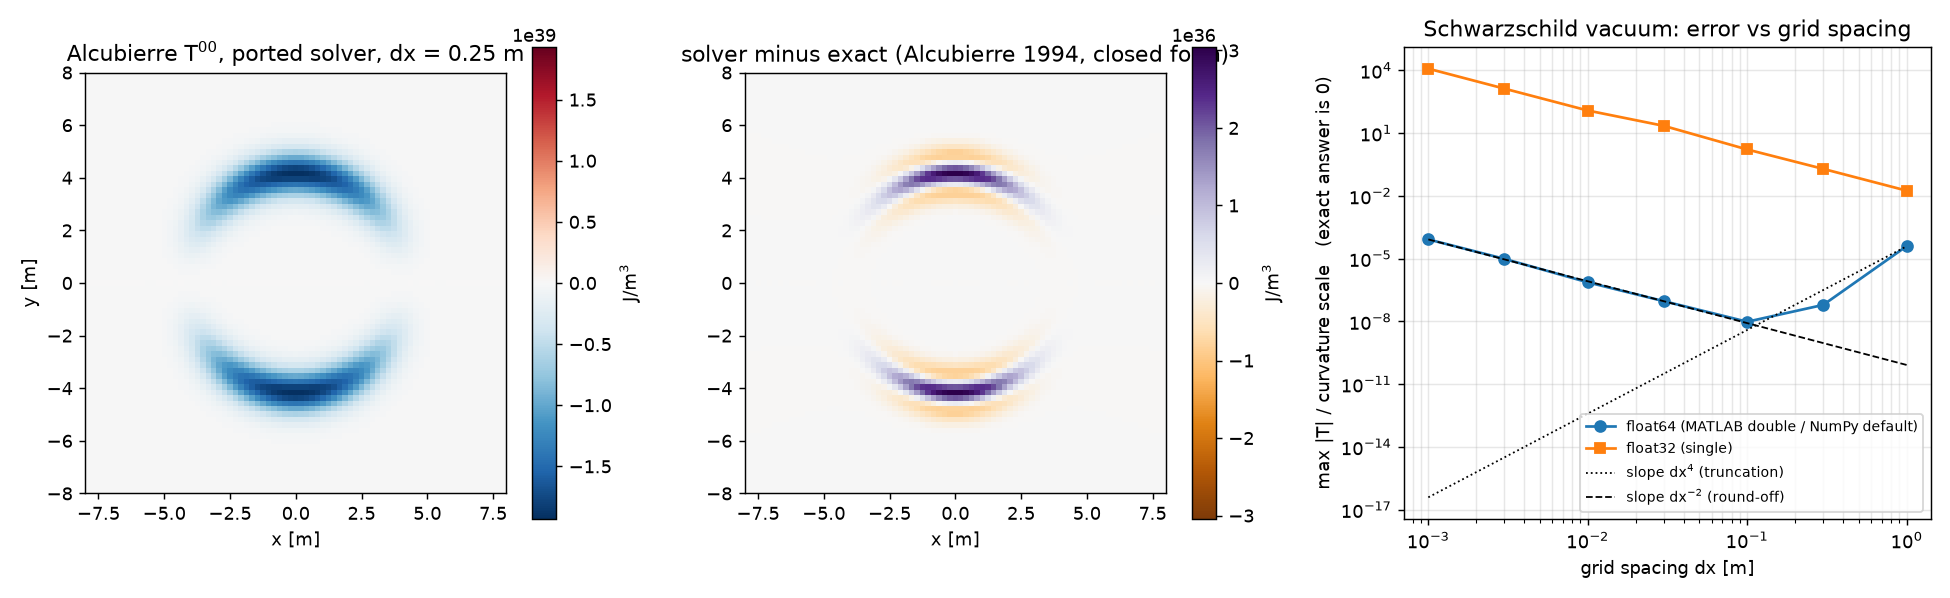

Here is the Python script that generated this plot:
"""
precision_probe.py

WarpFactory's solver arithmetic (Solver/utils/*.m) ported line for line to NumPy,
then run against cases with a known exact answer, so numerical error can be measured.

  Case 0  Minkowski            exact T = 0, must come out exactly zero
  Case A  Alcubierre           T^00 vs Alcubierre's closed-form energy density, three grid spacings
  Case B  Schwarzschild vacuum exact T = 0, so every nonzero digit is numerical error;
                               swept over grid spacing in float64 and float32

Faithful to the MATLAB: same 4th-order stencils and boundary fill, same cofactor inverse,
same Ricci loop structure and operation order, same 1/c factors on time derivatives,
same c^4/(8 pi G) scaling to J/m^3.

Usage:  python precision_probe.py [output.png]
"""
import sys
import time
import numpy as np

c = 2.99792458e8            # Units/Universal Constants/c.m
G = 6.67430e-11             # Units/Universal Constants/G.m
KAPPA = c**4 / (8 * np.pi * G)   # einE.m: J/m^3 per unit Einstein tensor (1/m^2)


# ---------------------------------------------------------------- takeFiniteDifference1.m
def fd1(A, k, delta):
    B = np.zeros_like(A)
    if A.shape[k] >= 5:
        Am = np.moveaxis(A, k, 0)
        Bm = np.moveaxis(B, k, 0)
        Bm[2:-2] = (-(Am[4:] - Am[:-4]) + 8 * (Am[3:-1] - Am[1:-3])) / (12 * delta[k])
        Bm[0] = Bm[2]
        Bm[1] = Bm[2]
        Bm[-2] = Bm[-3]
        Bm[-1] = Bm[-3]
    return B


# ---------------------------------------------------------------- takeFiniteDifference2.m
def fd2(A, k1, k2, delta):
    B = np.zeros_like(A)
    s = A.shape
    if s[k1] >= 5 and s[k2] >= 5:
        if k1 == k2:
            Am = np.moveaxis(A, k1, 0)
            Bm = np.moveaxis(B, k1, 0)
            Bm[2:-2] = (-(Am[4:] + Am[:-4]) + 16 * (Am[3:-1] + Am[1:-3]) - 30 * Am[2:-2]) / (12 * delta[k1] ** 2)
            Bm[0] = Bm[2]
            Bm[1] = Bm[2]
            Bm[-2] = Bm[-3]
            Bm[-1] = Bm[-3]
        else:
            kS, kL = min(k1, k2), max(k1, k2)
            Am = np.moveaxis(A, (kS, kL), (0, 1))
            Bm = np.moveaxis(B, (kS, kL), (0, 1))
            nS, nL = s[kS], s[kL]

            def X(i, j):
                return Am[2 + i:nS - 2 + i, 2 + j:nL - 2 + j]

            # mixed derivative: boundaries stay zero, exactly as in the MATLAB
            Bm[2:-2, 2:-2] = 1 / (12 ** 2 * delta[kL] * delta[kS]) * (
                -(-(X(2, 2) - X(-2, 2)) + 8 * (X(1, 2) - X(-1, 2)))
                + (-(X(2, -2) - X(-2, -2)) + 8 * (X(1, -2) - X(-1, -2)))
                + 8 * (-(X(2, 1) - X(-2, 1)) + 8 * (X(1, 1) - X(-1, 1)))
                - 8 * (-(X(2, -1) - X(-2, -1)) + 8 * (X(1, -1) - X(-1, -1))))
    return B


# ---------------------------------------------------------------- cDet.m / c4Inv.m
def cdet(M):
    h = len(M)
    if h == 2:
        return M[0][0] * M[1][1] - M[0][1] * M[1][0]
    d = 0
    for i in range(h):
        sub = [row[:i] + row[i + 1:] for row in M[1:]]
        d = d + (1 if i % 2 == 0 else -1) * M[0][i] * cdet(sub)
    return d


def c4inv(g):
    det = cdet(g)
    inv = [[None] * 4 for _ in range(4)]
    for i in range(4):
        for j in range(4):
            minor = [[g[r][col] for col in range(4) if col != i] for r in range(4) if r != j]
            inv[i][j] = 1 / det * ((-1) ** (i + j)) * cdet(minor)
    return inv


# ---------------------------------------------------------------- ricciT.m
MIRROR = [(1, 0), (2, 0), (2, 1), (3, 0), (3, 1), (3, 2)]


def ricci_tensor(gu, gl, delta):
    s = gl[0][0].shape
    dt = gl[0][0].dtype
    d1, d2 = {}, {}
    for i in range(4):
        for j in range(i, 4):
            for k in range(4):
                a = fd1(gl[i][j], k, delta)
                if k == 0:
                    a = 1 / c * a
                d1[(i, j, k)] = a
                for n in range(k, 4):
                    b = fd2(gl[i][j], k, n, delta)
                    if (n == 0 and k != 0) or (n != 0 and k == 0):
                        b = 1 / c * b
                    elif n == 0 and k == 0:
                        b = 1 / c ** 2 * b
                    d2[(i, j, k, n)] = b
                    if k != n:
                        d2[(i, j, n, k)] = b
    for k in range(4):
        for (i, j) in MIRROR:
            d1[(i, j, k)] = d1[(j, i, k)]
            for n in range(4):
                d2[(i, j, k, n)] = d2[(j, i, k, n)]

    R = [[None] * 4 for _ in range(4)]
    for i in range(4):
        for j in range(i, 4):
            Rt = np.zeros(s, dtype=dt)
            for a in range(4):
                for b in range(4):
                    R2 = np.zeros(s, dtype=dt)
                    R2 = R2 - (d2[(i, j, a, b)] + d2[(a, b, i, j)] - d2[(i, b, j, a)] - d2[(j, b, i, a)])
                    for r in range(4):
                        R3 = np.zeros(s, dtype=dt)
                        R4 = np.zeros(s, dtype=dt)
                        R5 = np.zeros(s, dtype=dt)
                        for d in range(4):
                            R3 = R3 + d1[(b, d, j)] * gu[r][d]
                            R4 = R4 + (d1[(j, d, b)] - d1[(j, b, d)]) * gu[r][d]
                            R5 = R5 - (d1[(b, d, a)] + d1[(b, d, a)] - d1[(a, b, d)]) * gu[r][d]
                        R2 = R2 + R4 * d1[(i, r, a)] + 1 / 2 * (
                            R3 * d1[(a, r, i)] + R5 * (d1[(j, r, i)] + d1[(i, r, j)] - d1[(j, i, r)]))
                    Rt = Rt + gu[a][b] * R2
            R[i][j] = 1 / 2 * Rt
    for (i, j) in MIRROR:
        R[i][j] = R[j][i]
    return R


# ---------------------------------------------------------------- ricciS.m / einT.m / einE.m / met2den.m
def ricci_scalar(R, gu):
    Rs = 0
    for mu in range(4):
        for nu in range(4):
            Rs = Rs + gu[mu][nu] * R[mu][nu]
    return Rs


def einstein_tensor(R, Rs, gl):
    return [[R[m][n] - 0.5 * gl[m][n] * Rs for n in range(4)] for m in range(4)]


def energy_tensor(E, gu):
    """Contravariant T^{mu nu} in J/m^3.  In float64 the unit factor is applied first,
    exactly as einE.m does.  In float32 that factor (4.8e42) overflows float32's maximum
    of 3.4e38, so it is applied last, in float64, purely so the comparison can be made."""
    f32 = E[0][0].dtype == np.float32
    Ed = E if f32 else [[KAPPA * E[m][n] for n in range(4)] for m in range(4)]
    T = [[None] * 4 for _ in range(4)]
    for mu in range(4):
        for nu in range(4):
            acc = 0
            for al in range(4):
                for be in range(4):
                    acc = acc + Ed[al][be] * gu[al][mu] * gu[be][nu]
            T[mu][nu] = acc.astype(np.float64) * KAPPA if f32 else acc
    return T


def met2den(gl, delta):
    gu = c4inv(gl)
    R = ricci_tensor(gu, gl, delta)
    Rs = ricci_scalar(R, gu)
    E = einstein_tensor(R, Rs, gl)
    return energy_tensor(E, gu)


# ---------------------------------------------------------------- metrics
def zeros_metric(shape, dtype):
    return [[np.zeros(shape, dtype) for _ in range(4)] for _ in range(4)]


def minkowski_metric(n, dtype):
    g = zeros_metric((1, n, n, n), dtype)
    g[0][0][:] = -1
    for i in (1, 2, 3):
        g[i][i][:] = 1
    return g, [1.0, 1.0, 1.0, 1.0]


def alcubierre_metric(n, L, v, R, sigma, dtype):
    """metricGet_Alcubierre.m on one time slice, bubble centred on the grid; plus the exact
    Eulerian energy density from Alcubierre 1994, T^00 = -(1/8pi) v^2 rho^2/(4 r^2) f'(r)^2."""
    x = np.linspace(-L, L, n)
    X, Y, Z = np.meshgrid(x, x, x, indexing="ij")
    r = np.sqrt(X ** 2 + Y ** 2 + Z ** 2)
    f = (np.tanh(sigma * (R + r)) + np.tanh(sigma * (R - r))) / (2 * np.tanh(R * sigma))   # shapeFunction_Alcubierre.m
    beta_x = -v * f                                                                       # covariant shift, gamma = identity
    g = zeros_metric((1, n, n, n), dtype)
    g[0][0] = (-1 + beta_x * beta_x)[None].astype(dtype)   # threePlusOneBuilder.m: -alpha^2 + beta_k beta^k
    g[0][1] = beta_x[None].astype(dtype)
    g[1][0] = g[0][1]
    for i in (1, 2, 3):
        g[i][i][:] = 1
    dx = x[1] - x[0]

    def sech2(u):
        return 1 / np.cosh(u) ** 2

    fprime = sigma * (sech2(sigma * (R + r)) - sech2(sigma * (R - r))) / (2 * np.tanh(R * sigma))
    with np.errstate(invalid="ignore", divide="ignore"):
        T00_exact = -KAPPA * (v ** 2 * (Y ** 2 + Z ** 2) / (4 * r ** 2)) * fprime ** 2
    T00_exact = np.where(r == 0, 0.0, T00_exact)[None]
    return g, [1.0, dx, dx, dx], T00_exact, dx


def schwarzschild_metric(n, dx, centre, Mgeo, dtype):
    """Schwarzschild in isotropic Cartesian coordinates: exact vacuum, T = 0 everywhere.
    Mgeo = G M / c^2 in metres.  Keep the box away from the origin."""
    off = (np.arange(n) - (n - 1) / 2) * dx
    X, Y, Z = np.meshgrid(off + centre[0], off + centre[1], off + centre[2], indexing="ij")
    rho = np.sqrt(X ** 2 + Y ** 2 + Z ** 2)
    A = 1 + Mgeo / (2 * rho)
    Bf = 1 - Mgeo / (2 * rho)
    g = zeros_metric((1, n, n, n), dtype)
    g[0][0] = (-(Bf / A) ** 2)[None].astype(dtype)
    psi4 = (A ** 4)[None].astype(dtype)
    for i in (1, 2, 3):
        g[i][i] = psi4.copy()
    return g, [1.0, dx, dx, dx]


def interior(a):
    """Drop 2 grid points at every spatial edge, as the WarpFactory paper recommends."""
    return a[:, 2:-2, 2:-2, 2:-2]


# ---------------------------------------------------------------- runs
def run():
    out = {}
    print("=" * 78)
    print("Case 0: Minkowski, 11^3, float64 -> max |T^{mu nu}| over all 16 components")
    g, delta = minkowski_metric(11, np.float64)
    T = met2den(g, delta)
    m = max(np.abs(T[a][b]).max() for a in range(4) for b in range(4))
    print(f"   max |T| = {m!r}  (must be exactly 0.0)")

    print("=" * 78)
    print("Case A: Alcubierre, v = 0.1 c, R = 5 m, sigma = 0.8 /m, box +-10 m, one time slice")
    print("   T^00 from the ported solver vs Alcubierre's closed-form energy density")
    print(f"   {'dx [m]':>7} {'points':>8} {'dtype':>8} {'max err / peak':>15} {'rms err / peak':>15} {'time [s]':>9}")
    out["alc"] = []
    for n, dtype in [(21, np.float64), (41, np.float64), (81, np.float64), (41, np.float32)]:
        g, delta, T00_exact, dx = alcubierre_metric(n, 10.0, 0.1, 5.0, 0.8, dtype)
        t0 = time.time()
        T = met2den(g, delta)
        el = time.time() - t0
        num = interior(T[0][0]).astype(np.float64)
        ex = interior(T00_exact)
        peak = np.abs(ex).max()
        err = num - ex
        mx = np.abs(err).max() / peak
        rms = np.sqrt(np.mean(err ** 2)) / peak
        print(f"   {dx:7.3f} {n**3:8d} {np.dtype(dtype).name:>8} {mx:15.3e} {rms:15.3e} {el:9.1f}")
        out["alc"].append((dx, n, np.dtype(dtype).name, mx, rms))
        if n == 81:
            out["alc_slice"] = (num[0, :, :, (n - 4) // 2], ex[0, :, :, (n - 4) // 2], dx)
    print(f"   peak |T^00| of the exact solution: {peak:.3e} J/m^3")

    print("=" * 78)
    print("Case B: Schwarzschild vacuum, 21^3 box centred 30 m from a mass with GM/c^2 = 1 m")
    print("   exact T = 0, so max |T| / (kappa * 2M/r^3) is pure numerical error")
    ref = KAPPA * 2 * 1.0 / 30.0 ** 3
    print(f"   reference curvature scale kappa*2M/r^3 = {ref:.3e} J/m^3")
    print(f"   {'dx [m]':>7} {'float64':>12} {'float32':>12}")
    out["sch"] = []
    for dx in [1.0, 0.3, 0.1, 0.03, 0.01, 0.003, 0.001]:
        row = [dx]
        for dtype in (np.float64, np.float32):
            g, delta = schwarzschild_metric(21, dx, (30.0, 0.0, 0.0), 1.0, dtype)
            T = met2den(g, delta)
            m = max(np.abs(interior(T[a][b])).max() for a in range(4) for b in range(4))
            row.append(m / ref)
        print(f"   {row[0]:7.3f} {row[1]:12.3e} {row[2]:12.3e}")
        out["sch"].append(row)
    return out


def plot(out, path):
    import matplotlib
    matplotlib.use("Agg")
    import matplotlib.pyplot as plt

    fig, axes = plt.subplots(1, 3, figsize=(15, 4.6))
    num, ex, dx = out["alc_slice"]
    vmax = np.abs(ex).max()
    im0 = axes[0].imshow(num.T, origin="lower", cmap="RdBu_r", vmin=-vmax, vmax=vmax,
                         extent=[-8, 8, -8, 8])
    axes[0].set_title(f"Alcubierre T$^{{00}}$, ported solver, dx = {dx:.2f} m")
    axes[0].set_xlabel("x [m]")
    axes[0].set_ylabel("y [m]")
    fig.colorbar(im0, ax=axes[0], label="J/m$^3$")
    im1 = axes[1].imshow((num - ex).T, origin="lower", cmap="PuOr",
                         vmin=-np.abs(num - ex).max(), vmax=np.abs(num - ex).max(), extent=[-8, 8, -8, 8])
    axes[1].set_title("solver minus exact (Alcubierre 1994, closed form)")
    axes[1].set_xlabel("x [m]")
    fig.colorbar(im1, ax=axes[1], label="J/m$^3$")

    sch = np.array(out["sch"])
    axes[2].loglog(sch[:, 0], sch[:, 1], "o-", label="float64 (MATLAB double / NumPy default)")
    axes[2].loglog(sch[:, 0], sch[:, 2], "s-", label="float32 (single)")
    xs = np.array([0.001, 1.0])
    axes[2].loglog(xs, 3.9e-5 * (xs / 1.0) ** 4, "k:", lw=1, label="slope dx$^4$ (truncation)")
    axes[2].loglog(xs, 8.3e-11 * (xs / 1.0) ** -2, "k--", lw=1, label="slope dx$^{-2}$ (round-off)")
    axes[2].set_xlabel("grid spacing dx [m]")
    axes[2].set_ylabel("max |T| / curvature scale   (exact answer is 0)")
    axes[2].set_title("Schwarzschild vacuum: error vs grid spacing")
    axes[2].legend(fontsize=8)
    axes[2].grid(True, which="both", alpha=0.3)
    fig.tight_layout()
    fig.savefig(path, dpi=130)
    print(f"plot written: {path}")


if __name__ == "__main__":
    out = run()
    if len(sys.argv) > 1:
        plot(out, sys.argv[1])
